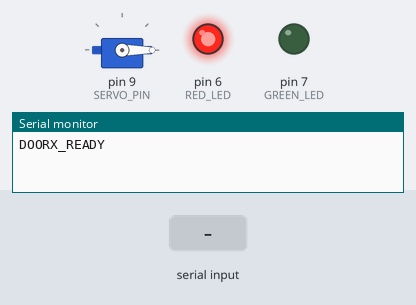
The sketch below on a simulated Arduino Uno, built with avr-gcc and run on an emulated ATmega328P. Parts: servo, output pins drawn as LEDs (lit = HIGH), the last lines printed to the serial monitor. Dashed ring = blinking. Inputs (shaded band) come from the test bench.

Above: at 1.2 s.
1.3 s: "DENY\n" received over Serial
At 1.6 s:
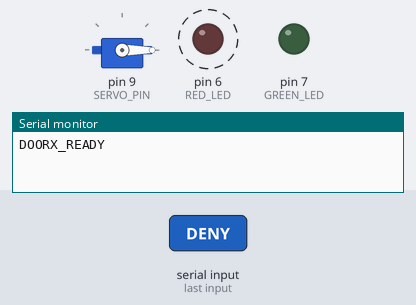
4.3 s: "GRANT\n" received over Serial
At 5.3 s:
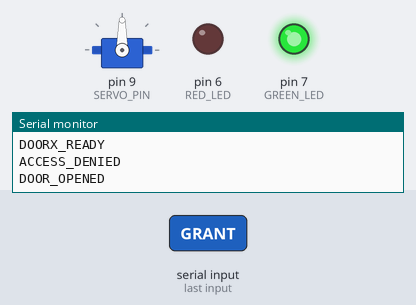
Timing chart, 0 to 9.8 s (numbered marks = the images above; inputs shaded):
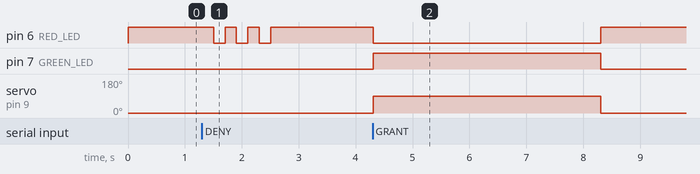

Measured:
- after the input at 1.3 s, pin 6 (RED_LED): alternates HIGH for 0.20 s and LOW for 0.20 s, 6 changes in all, then stays HIGH, starting after 0.21 s
- after the input at 4.3 s, pin 6 (RED_LED): HIGH → LOW at once, → HIGH 4.0 s later; pin 7 (GREEN_LED): LOW → HIGH at once, → LOW 4.0 s later; servo on pin 9 (SERVO_PIN): 0° → 90° at once, → 0° 4.0 s later

The sketch:

doorx__2_.ino
```cpp
// DoorX — Arduino Controller
// Servo Motor + Green/Red LED Access Control
// Upload this to Arduino UNO via Arduino IDE

#include <Servo.h>

Servo doorServo;

const int SERVO_PIN  = 9;
const int GREEN_LED  = 7;
const int RED_LED    = 6;

const int DOOR_OPEN_ANGLE   = 90;   // angle when door is OPEN
const int DOOR_CLOSED_ANGLE = 0;    // angle when door is CLOSED

void setup() {
  Serial.begin(9600);
  doorServo.attach(SERVO_PIN);
  pinMode(GREEN_LED, OUTPUT);
  pinMode(RED_LED, OUTPUT);

  // Boot state: door closed, red on
  doorServo.write(DOOR_CLOSED_ANGLE);
  digitalWrite(RED_LED, HIGH);
  digitalWrite(GREEN_LED, LOW);

  Serial.println("DOORX_READY");
}

void loop() {
  if (Serial.available() > 0) {
    String cmd = Serial.readStringUntil('\n');
    cmd.trim();

    if (cmd == "GRANT") {
      grantAccess();
    }
    else if (cmd == "DENY") {
      denyAccess();
    }
    else if (cmd == "RESET") {
      resetDoor();
    }
  }
}

void grantAccess() {
  // Green LED ON, Red OFF
  digitalWrite(GREEN_LED, HIGH);
  digitalWrite(RED_LED, LOW);

  // Open door (servo to 90 degrees)
  doorServo.write(DOOR_OPEN_ANGLE);
  Serial.println("DOOR_OPENED");

  // Keep open for 4 seconds
  delay(4000);

  // Auto close
  resetDoor();
}

void denyAccess() {
  // Red LED blink 3 times (alert)
  digitalWrite(GREEN_LED, LOW);
  for (int i = 0; i < 3; i++) {
    digitalWrite(RED_LED, HIGH);
    delay(200);
    digitalWrite(RED_LED, LOW);
    delay(200);
  }
  // Leave red on
  digitalWrite(RED_LED, HIGH);
  doorServo.write(DOOR_CLOSED_ANGLE);
  Serial.println("ACCESS_DENIED");
}

void resetDoor() {
  doorServo.write(DOOR_CLOSED_ANGLE);
  digitalWrite(GREEN_LED, LOW);
  digitalWrite(RED_LED, HIGH);
  Serial.println("DOOR_CLOSED");
}
```

door_control.ino
```cpp

```
